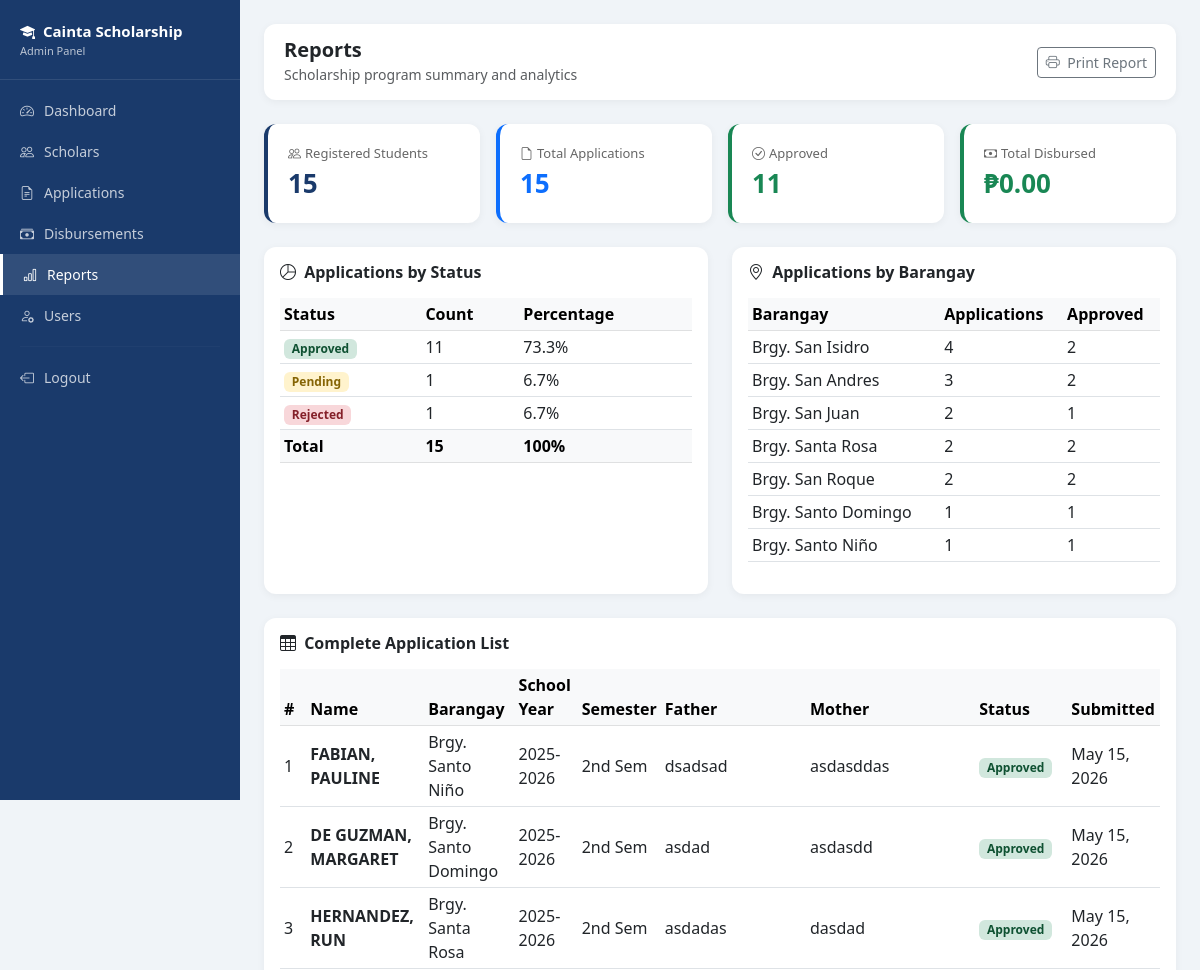
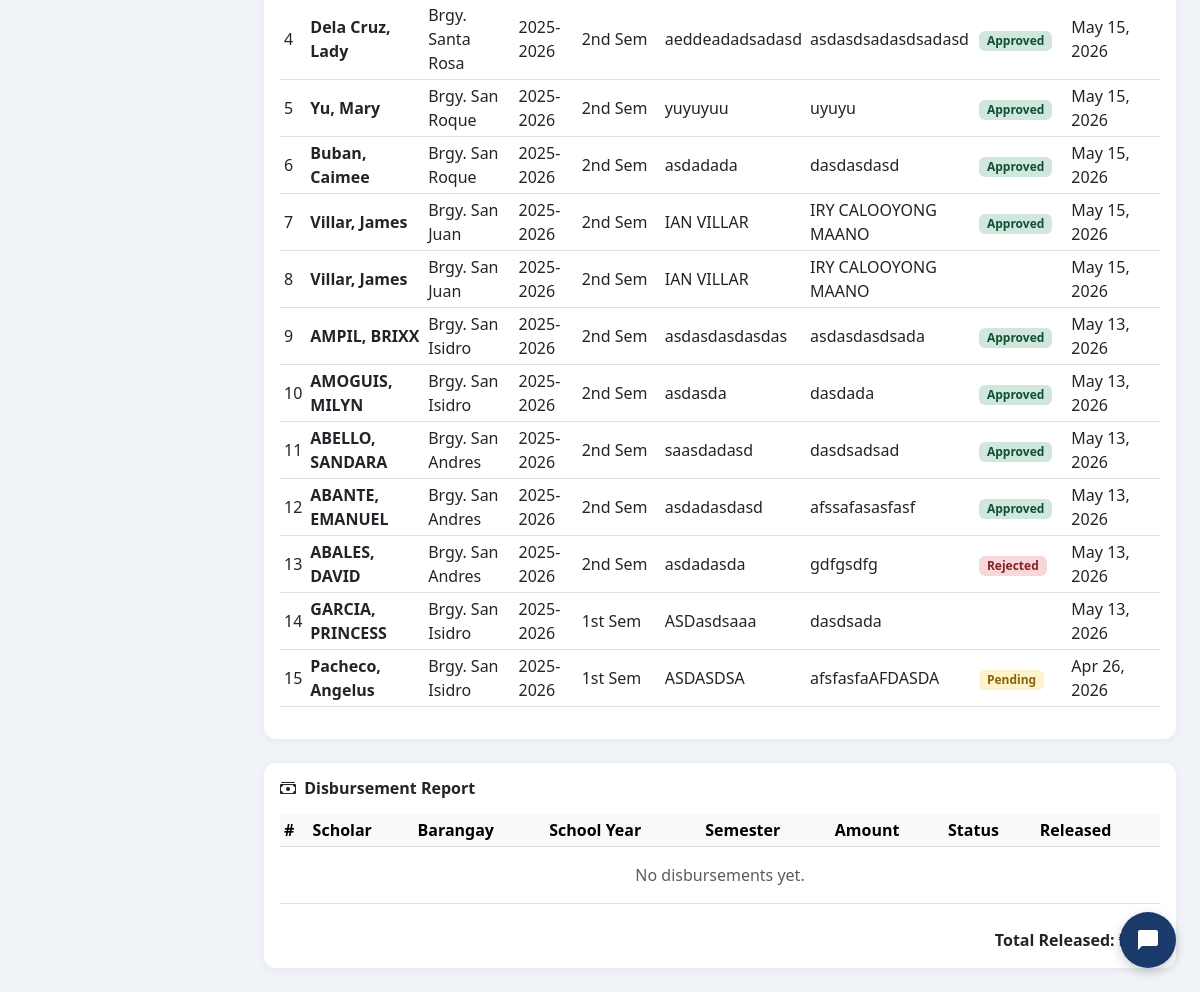
Screenshot of /admin/reports.php (signed in) with the database file from the repository (2 pictures, top to bottom).
### tables this page shows
CREATE TABLE `applications` (
  `application_id` int(11) NOT NULL,
  `scholar_id` int(11) NOT NULL,
  `school_year` varchar(20) DEFAULT NULL,
  `semester` enum('1st','2nd') DEFAULT NULL,
  `gwa` decimal(4,2) DEFAULT NULL,
  `monthly_income` decimal(10,2) DEFAULT NULL,
  `status` enum('pending','for_review','approved','rejected','incomplete') DEFAULT 'pending',
  `remarks` text DEFAULT NULL,
  `submitted_at` timestamp NOT NULL DEFAULT current_timestamp(),
  `father_name` varchar(100) DEFAULT NULL,
  `father_occupation` varchar(100) DEFAULT NULL,
  `mother_name` varchar(100) DEFAULT NULL,
  `mother_occupation` varchar(100) DEFAULT NULL
);

CREATE TABLE `students` (
  `student_id` int(11) NOT NULL,
  `first_name` varchar(50) NOT NULL,
  `last_name` varchar(50) NOT NULL,
  `middle_name` varchar(50) DEFAULT NULL,
  `email` varchar(100) NOT NULL,
  `password` varchar(255) NOT NULL,
  `contact_no` varchar(20) DEFAULT NULL,
  `address` text DEFAULT NULL,
  `barangay` varchar(100) DEFAULT NULL,
  `birthdate` date DEFAULT NULL,
  `gender` enum('Male','Female') DEFAULT NULL,
  `is_active` tinyint(4) DEFAULT 1,
  `created_at` timestamp NOT NULL DEFAULT current_timestamp(),
  `is_archived` tinyint(4) DEFAULT 0,
  `archived_at` timestamp NULL DEFAULT NULL,
  `archive_reason` varchar(255) DEFAULT NULL
);

### admin/reports.php (the view, shortened to what this page needs)
<?php
require_once '../includes/db.php';
$total_students = $pdo->query("SELECT COUNT(*) FROM students")->fetchColumn();
$total_applications = $pdo->query("SELECT COUNT(*) FROM applications")->fetchColumn();
$approved = $pdo->query("SELECT COUNT(*) FROM applications WHERE status='approved'")->fetchColumn();
$pending = $pdo->query("SELECT COUNT(*) FROM applications WHERE status='pending'")->fetchColumn();
$rejected = $pdo->query("SELECT COUNT(*) FROM applications WHERE status='rejected'")->fetchColumn();
$total_disbursed = $pdo->query("SELECT SUM(amount) FROM disbursements WHERE status='released'")->fetchColumn();
$by_barangay = $pdo->query("
    SELECT s.barangay, COUNT(*) as total,
    SUM(CASE WHEN a.status='approved' THEN 1 ELSE 0 END) as approved
    FROM applications a
    JOIN students s ON a.scholar_id = s.student_id
    GROUP BY s.barangay
    ORDER BY total DESC
")->fetchAll();
$disbursements = $pdo->query("
    SELECT d.*, s.first_name, s.last_name, s.barangay
    FROM disbursements d
    LEFT JOIN students s ON d.scholar_id = s.student_id
    ORDER BY d.created_at DESC
    LIMIT 10
")->fetchAll();
$all_apps = $pdo->query("
    SELECT a.*, s.first_name, s.last_name, s.barangay, s.email, s.contact_no
    FROM applications a
    JOIN students s ON a.scholar_id = s.student_id
    ORDER BY a.submitted_at DESC
")->fetchAll();
?>
<!DOCTYPE html>
<html lang="en">
<head>
    <link href="https://cdn.jsdelivr.net/npm/bootstrap@5.3.0/dist/css/bootstrap.min.css" rel="stylesheet">
    <link href="https://cdn.jsdelivr.net/npm/bootstrap-icons@1.10.0/font/bootstrap-icons.css" rel="stylesheet">
</head>
<body>
<div class="sidebar no-print" id="sidebar">
    <div class="sidebar-brand">
        <i class="bi bi-mortarboard-fill me-2"></i>Cainta Scholarship
        <small>Admin Panel</small>
    </div>
    <nav>
        <a href="dashboard.php" class="nav-link"><i class="bi bi-speedometer2"></i> Dashboard</a>
        <a href="scholars.php" class="nav-link"><i class="bi bi-people"></i> Scholars</a>
        <a href="applications.php" class="nav-link"><i class="bi bi-file-earmark-text"></i> Applications</a>
        <a href="disbursements.php" class="nav-link"><i class="bi bi-cash-stack"></i> Disbursements</a>
        <a href="reports.php" class="nav-link active"><i class="bi bi-bar-chart"></i> Reports</a>
        <a href="users.php" class="nav-link"><i class="bi bi-person-gear"></i> Users</a>
        <hr style="border-color: rgba(255,255,255,0.1); margin: 10px 20px;">
        <a href="../logout.php" class="nav-link"><i class="bi bi-box-arrow-left"></i> Logout</a>
    </nav>
</div>
<div class="main-content">
    <div class="topbar no-print">
        <div>
            <h5 class="mb-0 fw-bold">Reports</h5>
            <small class="text-muted">Scholarship program summary and analytics</small>
        </div>
        <button class="btn btn-outline-secondary btn-sm" onclick="window.print()">
            <i class="bi bi-printer me-1"></i> Print Report
        </button>
    </div>
    <div class="row g-3 mb-4">
        <div class="col-md-3">
            <div class="stat-card" style="border-color: #1A3A6B;">
                <div style="font-size:13px; color:#666;"><i class="bi bi-people me-1"></i>Registered Students</div>
                <div style="font-size:26px; font-weight:700; color:#1A3A6B;"><?= $total_students ?></div>
            </div>
        </div>
        <div class="col-md-3">
            <div class="stat-card" style="border-color: #0d6efd;">
                <div style="font-size:13px; color:#666;"><i class="bi bi-file-earmark me-1"></i>Total Applications</div>
                <div style="font-size:26px; font-weight:700; color:#0d6efd;"><?= $total_applications ?></div>
            </div>
        </div>
        <div class="col-md-3">
            <div class="stat-card" style="border-color: #198754;">
                <div style="font-size:13px; color:#666;"><i class="bi bi-check-circle me-1"></i>Approved</div>
                <div style="font-size:26px; font-weight:700; color:#198754;"><?= $approved ?></div>
            </div>
        </div>
        <div class="col-md-3">
            <div class="stat-card" style="border-color: #198754;">
                <div style="font-size:13px; color:#666;"><i class="bi bi-cash me-1"></i>Total Disbursed</div>
                <div style="font-size:26px; font-weight:700; color:#198754;">₱<?= number_format($total_disbursed ?? 0, 2) ?></div>
            </div>
        </div>
    </div>
    <div class="row g-4 mb-4">
        <div class="col-md-6">
            <div class="card h-100">
                <div class="card-body">
                    <h6 class="fw-bold mb-3"><i class="bi bi-pie-chart me-1"></i> Applications by Status</h6>
                    <table class="table table-sm">
                        <thead class="table-light">
                            <tr><th>Status</th><th>Count</th><th>Percentage</th></tr>
                        </thead>
                        <tbody>
                            <tr>
                                <td><span class="badge badge-approved">Approved</span></td>
                                <td><?= $approved ?></td>
                                <td><?= $total_applications > 0 ? round(($approved/$total_applications)*100, 1) : 0 ?>%</td>
                            </tr>
                            <tr>
                                <td><span class="badge badge-pending">Pending</span></td>
                                <td><?= $pending ?></td>
                                <td><?= $total_applications > 0 ? round(($pending/$total_applications)*100, 1) : 0 ?>%</td>
                            </tr>
                            <tr>
                                <td><span class="badge badge-rejected">Rejected</span></td>
                                <td><?= $rejected ?></td>
                                <td><?= $total_applications > 0 ? round(($rejected/$total_applications)*100, 1) : 0 ?>%</td>
                            </tr>
                            <tr class="table-light fw-bold">
                                <td>Total</td>
                                <td><?= $total_applications ?></td>
                                <td>100%</td>
                            </tr>
                        </tbody>
                    </table>
                </div>
            </div>
        </div>
        <div class="col-md-6">
            <div class="card h-100">
                <div class="card-body">
                    <h6 class="fw-bold mb-3"><i class="bi bi-geo-alt me-1"></i> Applications by Barangay</h6>
                    <?php if(empty($by_barangay)): ?>
                    <p class="text-muted text-center py-3">No data available.</p>
                    <?php else: ?>
                    <table class="table table-sm">
                        <thead class="table-light">
                            <tr><th>Barangay</th><th>Applications</th><th>Approved</th></tr>
                        </thead>
                        <tbody>
                            <?php foreach($by_barangay as $b): ?>
                            <tr>
                                <td><?= htmlspecialchars($b['barangay']) ?></td>
                                <td><?= $b['total'] ?></td>
                                <td><?= $b['approved'] ?></td>
                            </tr>
                            <?php endforeach; ?>
                        </tbody>
                    </table>
                    <?php endif; ?>
                </div>
            </div>
        </div>
    </div>
    <div class="card mb-4">
        <div class="card-body">
            <h6 class="fw-bold mb-3"><i class="bi bi-table me-1"></i> Complete Application List</h6>
            <div class="table-responsive">
                <table class="table table-sm table-hover align-middle">
                    <thead class="table-light">
                        <tr>
                            <th>#</th><th>Name</th><th>Barangay</th><th>School Year</th>
                            <th>Semester</th><th>Father</th><th>Mother</th><th>Status</th><th>Submitted</th>
                        </tr>
                    </thead>
                    <tbody>
                        <?php if(empty($all_apps)): ?>
                        <tr><td colspan="9" class="text-center text-muted py-3">No applications yet.</td></tr>
                        <?php else: ?>
                        <?php foreach($all_apps as $i => $app): ?>
                        <tr>
                            <td><?= $i + 1 ?></td>
                            <td><strong><?= htmlspecialchars($app['last_name'] . ', ' . $app['first_name']) ?></strong></td>
                            <td><?= htmlspecialchars($app['barangay']) ?></td>
                            <td><?= $app['school_year'] ?></td>
                            <td><?= $app['semester'] ?> Sem</td>
                            <td><?= htmlspecialchars($app['father_name'] ?? 'N/A') ?></td>
                            <td><?= htmlspecialchars($app['mother_name'] ?? 'N/A') ?></td>
                            <td><span class="badge badge-<?= $app['status'] ?>"><?= ucfirst(str_replace('_', ' ', $app['status'])) ?></span></td>
                            <td><?= date('M d, Y', strtotime($app['submitted_at'])) ?></td>
                        </tr>
                        <?php endforeach; ?>
                        <?php endif; ?>
                    </tbody>
                </table>
            </div>
        </div>
    </div>
    <div class="card">
        <div class="card-body">
            <h6 class="fw-bold mb-3"><i class="bi bi-cash-stack me-1"></i> Disbursement Report</h6>
            <div class="table-responsive">
                <table class="table table-sm table-hover align-middle">
                    <thead class="table-light">
                        <tr>
                            <th>#</th><th>Scholar</th><th>Barangay</th><th>School Year</th>
                            <th>Semester</th><th>Amount</th><th>Status</th><th>Released</th>
                        </tr>
                    </thead>
                    <tbody>
                        <?php if(empty($disbursements)): ?>
                        <tr><td colspan="8" class="text-center text-muted py-3">No disbursements yet.</td></tr>
                        <?php endif; ?>
                    </tbody>
                </table>
            </div>
            <div class="text-end mt-2">
                <strong>Total Released: ₱<?= number_format($total_disbursed ?? 0, 2) ?></strong>
            </div>
        </div>
    </div>
</div>
<?php include '../chatbot_widget.php'; ?>
</body>
</html>

### admin/reports.php (style rules this page uses)
body { font-family: 'Segoe UI', sans-serif; background: #f0f4f8; }
.sidebar { width: 240px; min-height: 100vh; background: #1A3A6B; position: fixed; top: 0; left: 0; padding-top: 20px; z-index: 1050; transition: transform 0.3s ease; }
.sidebar-brand { color: white; font-size: 15px; font-weight: 600; padding: 0 20px 20px; border-bottom: 1px solid rgba(255,255,255,0.1); margin-bottom: 10px; }
.sidebar-brand small { display: block; font-size: 11px; opacity: 0.7; font-weight: 400; }
.nav-link { color: rgba(255,255,255,0.75); padding: 10px 20px; font-size: 14px; display: flex; align-items: center; gap: 10px; }
.nav-link:hover, .nav-link.active { color: white; background: rgba(255,255,255,0.1); border-left: 3px solid #fff; }
.main-content { margin-left: 240px; padding: 24px; }
.topbar { background: white; border-radius: 12px; padding: 14px 20px; margin-bottom: 24px; display: flex; justify-content: space-between; align-items: center; box-shadow: 0 2px 8px rgba(0,0,0,0.05); }
.stat-card { background: white; border-radius: 12px; padding: 20px; box-shadow: 0 2px 8px rgba(0,0,0,0.05); border-left: 4px solid; }
.card { border: none; border-radius: 12px; box-shadow: 0 2px 8px rgba(0,0,0,0.05); }
.badge-pending { background: #fff3cd; color: #856404; }
.badge-approved { background: #d1e7dd; color: #0f5132; }
.badge-rejected { background: #f8d7da; color: #842029; }
@media (min-width: 769px) { .sidebar { transform: translateX(0) !important; } }

### rows the page displays
applications: students.last_name+first_name "FABIAN, PAULINE", students.barangay "Brgy. Santo Niño", school_year "2025-2026", semester "2nd", father_name "dsadsad", mother_name "asdasddas", status "Approved", submitted_at "May 15, 2026"
applications: students.last_name+first_name "DE GUZMAN, MARGARET", students.barangay "Brgy. Santo Domingo", school_year "2025-2026", semester "2nd", father_name "asdad", mother_name "asdasdd", status "Approved", submitted_at "May 15, 2026"
applications: students.last_name+first_name "HERNANDEZ, RUN", students.barangay "Brgy. Santa Rosa", school_year "2025-2026", semester "2nd", father_name "asdadas", mother_name "dasdad", status "Approved", submitted_at "May 15, 2026"
applications: students.last_name+first_name "Dela Cruz, Lady", students.barangay "Brgy. Santa Rosa", school_year "2025-2026", semester "2nd", father_name "aeddeadadsadasd", mother_name "asdasdsadasdsadasd", status "Approved", submitted_at "May 15, 2026"
applications: students.last_name+first_name "Yu, Mary", students.barangay "Brgy. San Roque", school_year "2025-2026", semester "2nd", father_name "yuyuyuu", mother_name "uyuyu", status "Approved", submitted_at "May 15, 2026"
applications: students.last_name+first_name "Buban, Caimee", students.barangay "Brgy. San Roque", school_year "2025-2026", semester "2nd", father_name "asdadada", mother_name "dasdasdasd", status "Approved", submitted_at "May 15, 2026"
applications: students.last_name+first_name "Villar, James", students.barangay "Brgy. San Juan", school_year "2025-2026", semester "2nd", father_name "IAN VILLAR", mother_name "IRY CALOOYONG MAANO", status "Approved", submitted_at "May 15, 2026"
applications: students.last_name+first_name "Villar, James", students.barangay "Brgy. San Juan", school_year "2025-2026", semester "2nd", father_name "IAN VILLAR", mother_name "IRY CALOOYONG MAANO", submitted_at "May 15, 2026"
applications: students.last_name+first_name "AMPIL, BRIXX", students.barangay "Brgy. San Isidro", school_year "2025-2026", semester "2nd", father_name "asdasdasdasdas", mother_name "asdasdasdsada", status "Approved", submitted_at "May 13, 2026"
applications: students.last_name+first_name "AMOGUIS, MILYN", students.barangay "Brgy. San Isidro", school_year "2025-2026", semester "2nd", father_name "asdasda", mother_name "dasdada", status "Approved", submitted_at "May 13, 2026"
applications: students.last_name+first_name "ABELLO, SANDARA", students.barangay "Brgy. San Andres", school_year "2025-2026", semester "2nd", father_name "saasdadasd", mother_name "dasdsadsad", status "Approved", submitted_at "May 13, 2026"
applications: students.last_name+first_name "ABANTE, EMANUEL", students.barangay "Brgy. San Andres", school_year "2025-2026", semester "2nd", father_name "asdadasdasd", mother_name "afssafasasfasf", status "Approved", submitted_at "May 13, 2026"
applications: students.last_name+first_name "ABALES, DAVID", students.barangay "Brgy. San Andres", school_year "2025-2026", semester "2nd", father_name "asdadasda", mother_name "gdfgsdfg", status "Rejected", submitted_at "May 13, 2026"
applications: students.last_name+first_name "GARCIA, PRINCESS", students.barangay "Brgy. San Isidro", school_year "2025-2026", semester "1st", father_name "ASDasdsaaa", mother_name "dasdsada", submitted_at "May 13, 2026"
applications: students.last_name+first_name "Pacheco, Angelus", students.barangay "Brgy. San Isidro", school_year "2025-2026", semester "1st", father_name "ASDASDSA", mother_name "afsfasfaAFDASDA", status "Pending", submitted_at "Apr 26, 2026"

### other values shown
$total_students "15"
$total_applications "15"
$approved "11"
$total_disbursed "0.00"
$pending "1"
$rejected "1"
$b['barangay'] "Brgy. San Isidro"
$b['total'] "4"
$b['approved'] "2"
$b['barangay'] "Brgy. San Andres"
$b['total'] "3"
$b['barangay'] "Brgy. San Juan"
$b['total'] "2"
$b['approved'] "1"
$b['barangay'] "Brgy. Santa Rosa"
